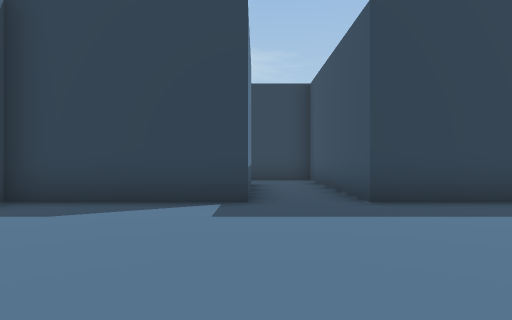
View 1 (above)

18 first-person views from a walk through a Unity game level. The camera is 1.3 m above the floor, looks level and sees 75° across. The floor is counted in squares, 2 m on a side. Each view is taken from the middle of a square. On the plan, view 1 faces up. The plan holds only what a view shows up to about 10 squares ahead; the rest is blank.

View 2
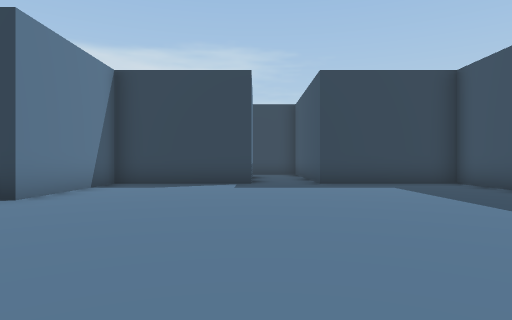

View 3
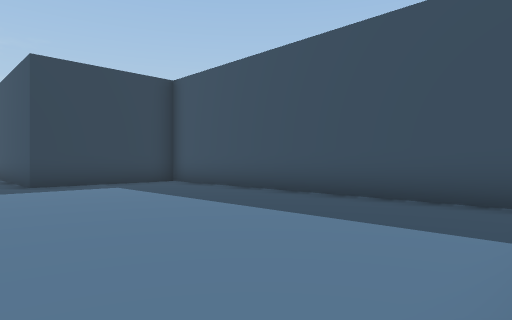

View 4
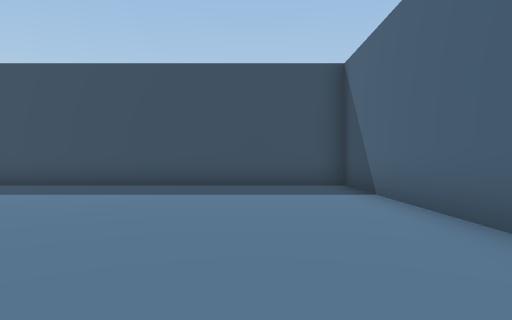

View 5
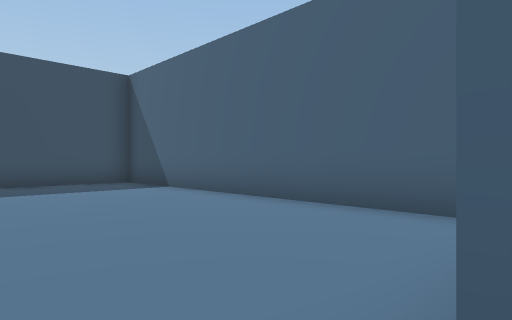

View 6
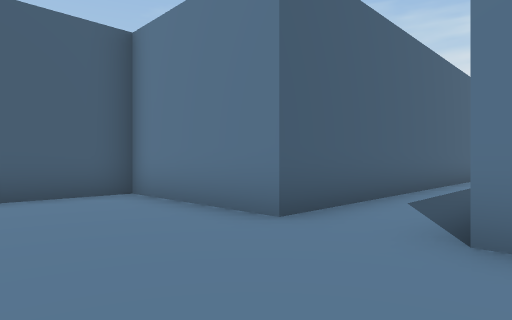

View 7
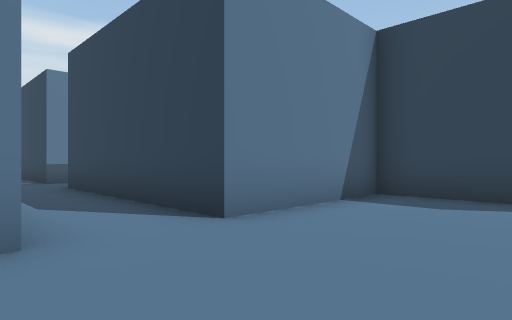

View 8
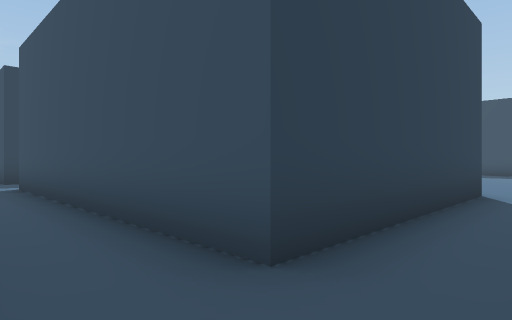

View 9
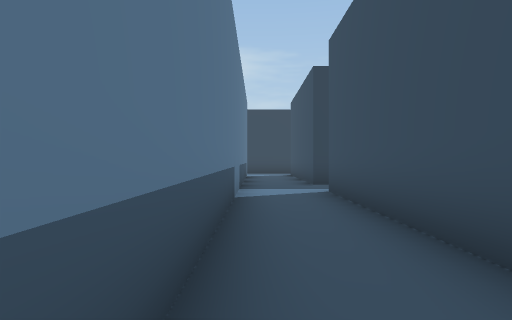

View 10
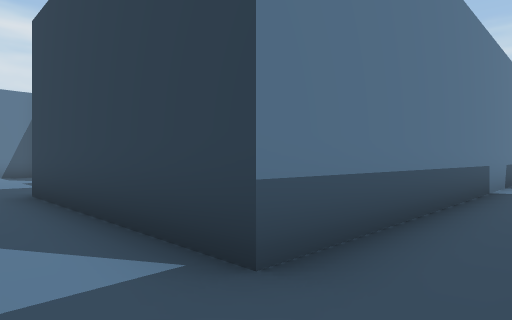

View 11
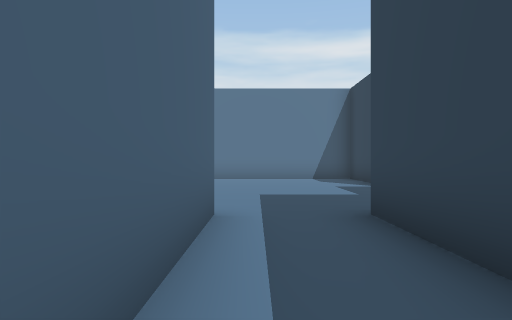

View 12
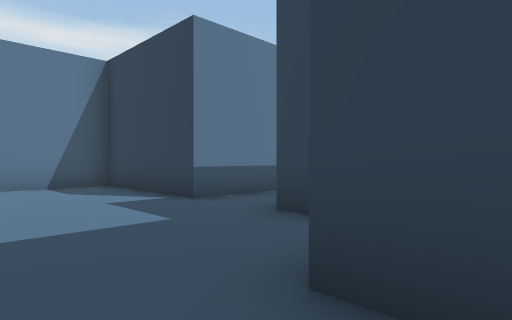

View 13
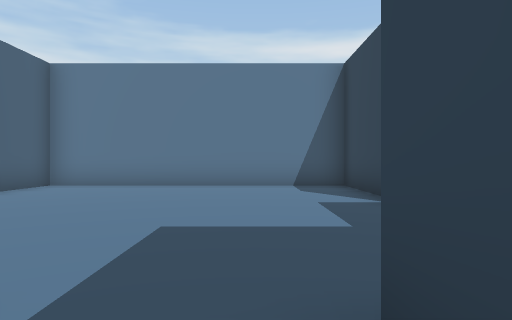

View 14
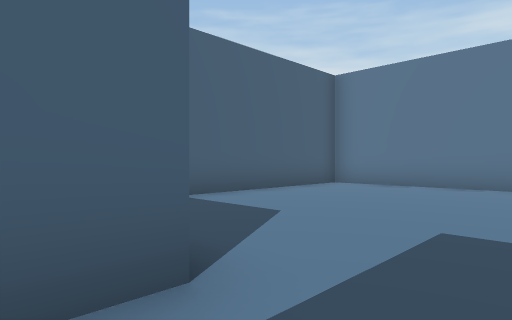

View 15
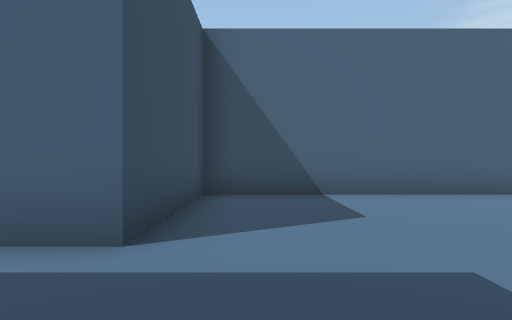

View 16
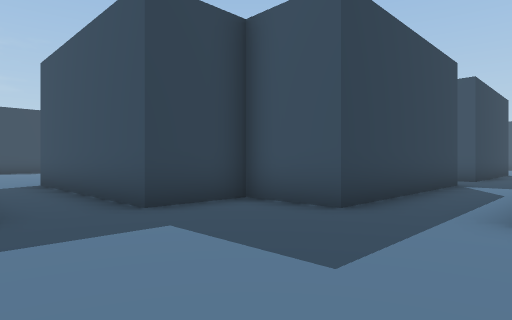

View 17
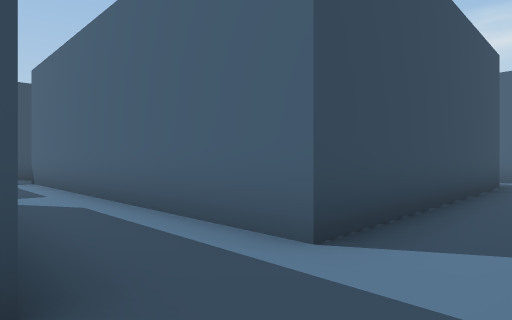

View 18
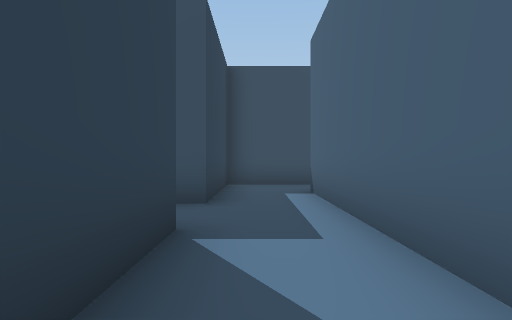

### Floor plan
Points are (right, up) in squares from view 1. A wall is a line through its corners. A room is listed if a view was taken in it or the views show most of it. See-through windows are left out.
Room 1 (views 1, 2, 3, 4, 6, 7)
walls: (-3.9, -0.5) (-3.9, -4.3) (5.5, -4.3) (5.5, 5.1) (1.8, 5.1) (1.8, 8.5); (-0.1, 8.9) (-0.1, 5.1) (-3.9, 5.1) (-3.9, 1.4)
ways out: opening at (-4, 0.5) to room 2; opening at (1, 9) to room 2
Room 2 (views 5, 8, 9, 10, 11, 12, 13, 14, 15, 16, 17, 18)
walls: (-20.7, 5.4) (-20.7, 3.3) (-24.5, 3.3) (-24.5, -4.3) (-17, -4.3) (-17, -0.5) (-3.9, -0.5); (-3.9, 1.4) (-9.5, 1.4) (-9.5, 8.9) (-0.1, 8.9); (-9, 10.7) (-9.5, 10.7) (-9.5, 12); (-11.4, 11.9) (-11.4, 1.4) (-17, 1.4) (-17, 3.3) (-18.9, 3.3) (-18.9, 8.9); (-3.9, 10.7) (-6.1, 10.7); (1.8, 8.5) (1.8, 10.7) (-2, 10.7) (-2, 11.2)
ways out: opening at (-4, 0.5) to room 1; opening at (1, 9) to room 1; opening at (-19.5, 8)

Positions as (right, up) in squares from view 1, and headings:
1: (0, 0), facing up
2: (0, -4), facing up
3: (0, -4), facing up-right
4: (-3, -2), facing right
5: (-4, 0), facing down-right
6: (-1, 2), facing down-left
7: (-1, -1), facing up-left
8: (-11, 0), facing up-right
9: (-11, 2), facing up
10: (-10, 0), facing up-left
11: (-13, 0), facing left
12: (-16, 0), facing up-left
13: (-16, 1), facing left
14: (-16, 1), facing down-left
15: (-18, 2), facing down
16: (-21, -1), facing up-right
17: (-11, 11), facing down-right
18: (-7, 10), facing right
